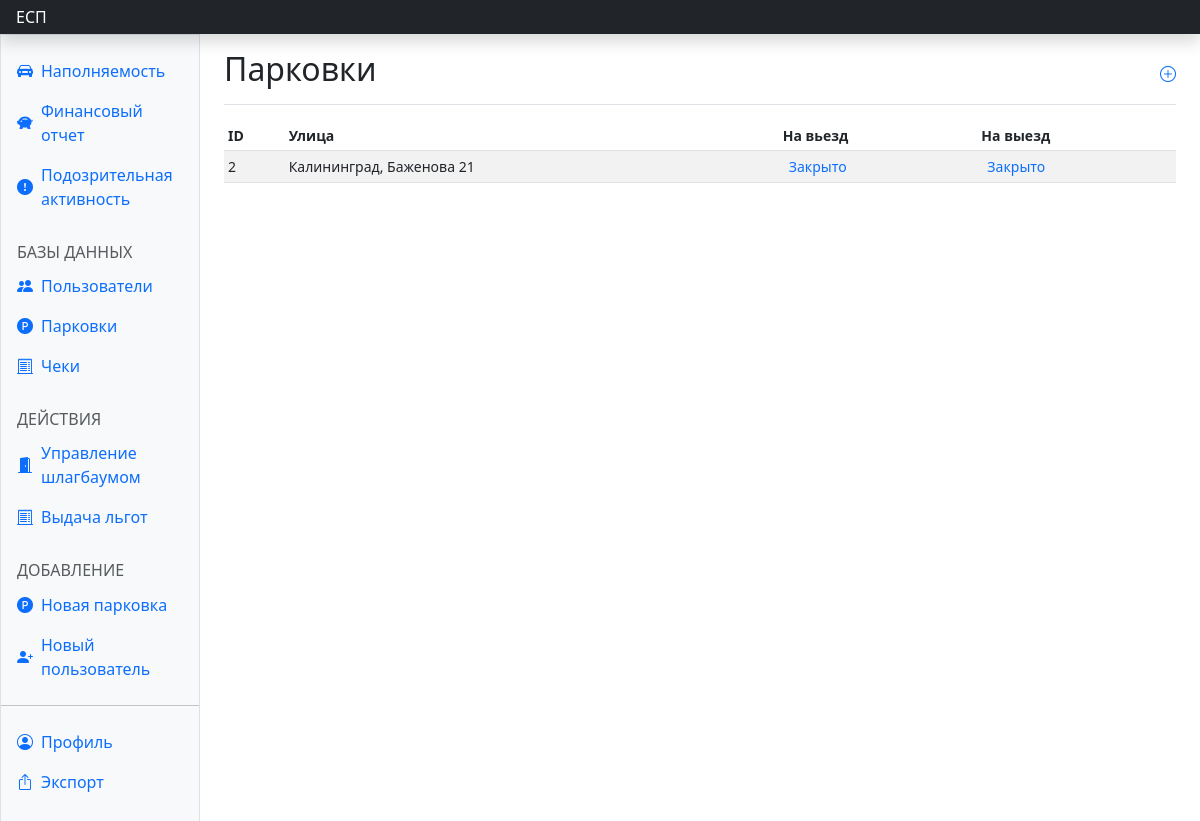
/barrier/ (signed in), run on an earlier commit of the app's database.
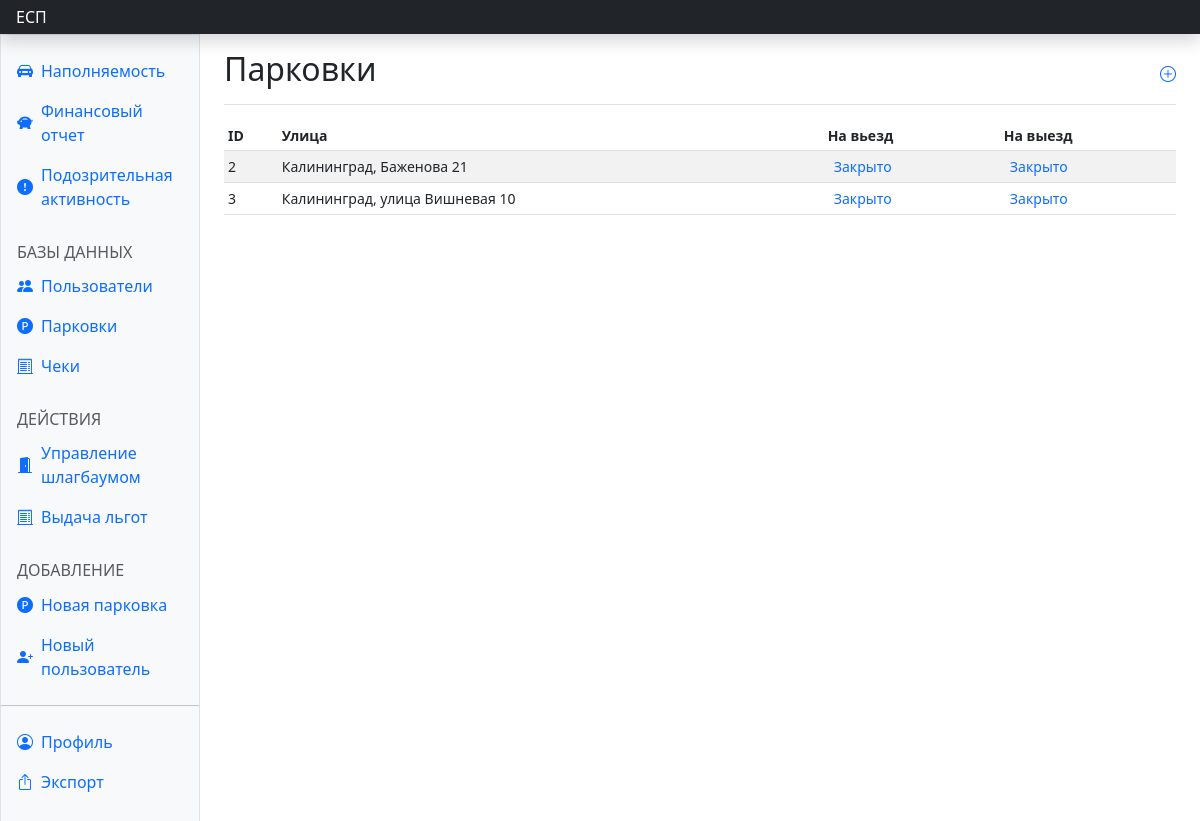
And on a later commit of the database.
### parkingapp/models.py (models this page shows, shortened)
class Parking(models.Model):
    lattitude = models.FloatField(default=0)
    longitude = models.FloatField(default=0)
    address = models.CharField(max_length=120, default='')
    max_parking_lots = models.PositiveIntegerField(default=0)
    occupied_lots = models.PositiveIntegerField(default=0)
    price_per_hour = models.PositiveIntegerField(default=0)
    change = models.DateTimeField(default=datetime(2, 1, 1, 0, 0, 0, tzinfo=None))
    code = models.CharField(default='', max_length=10)
    secret = models.CharField(default='', max_length=100)

### parkingapp/views.py (the view)
# urls.py: path('barrier/', views.barrier, name='barrier'),
@login_required(redirect_field_name=None)
def barrier(request):
    if not request.user.barrier_control:
        return redirect(reverse('parkingapp:dont_have_access'))
    return render(request, 'barrier.html', {'parkings': Parking.objects.all()})

### parkingapp/templates/barrier.html (shortened to what this page needs)
{% extends 'dash_base.html' %}
{% block barrieract %}active{% endblock %}
{% block content %}
<main class="col-md-9 ms-sm-auto col-lg-10 px-md-4">
  <div class="d-flex justify-content-between flex-wrap flex-md-nowrap align-items-center pt-3 pb-2 mb-3 border-bottom">
    <h1 class="h2">Парковки</h1>
    <div>
      <a href="{% url 'parkingapp:addparking' %}" class="text-decoration-none mb-2"><i
          class="bi bi-plus-circle"></i></a>
    </div>
  </div>
  <div class="table-responsive small">
    <table class="table table-striped table-sm">
      <thead>
        <tr>
          <th scope="col">ID</th>
          <th scope="col">Улица</th>
          <th scope="col">На вьезд</th>
          <th scope="col">На выезд</th>
        </tr>
      </thead>
      <tbody class="align-middle">
        {% for el in parkings %}
        <tr>
          <td>{{el.pk}}</td>
          <td>{{el.address}}</td>
          <td><button class="text-primary" style="background: none; border: none;" type="button" onclick="out(this)">Закрыто</button></td>
          <td><button class="text-primary" style="background: none; border: none;" type="button" onclick="out(this)">Закрыто</button></td>
        </tr>
        {% endfor %}
      </tbody>
    </table>
  </div>
</main>
{% endblock %}

What changed in the data, as far as the page shows it:
added Parking: pk "3", address "Калининград, улица Вишневая 10"
